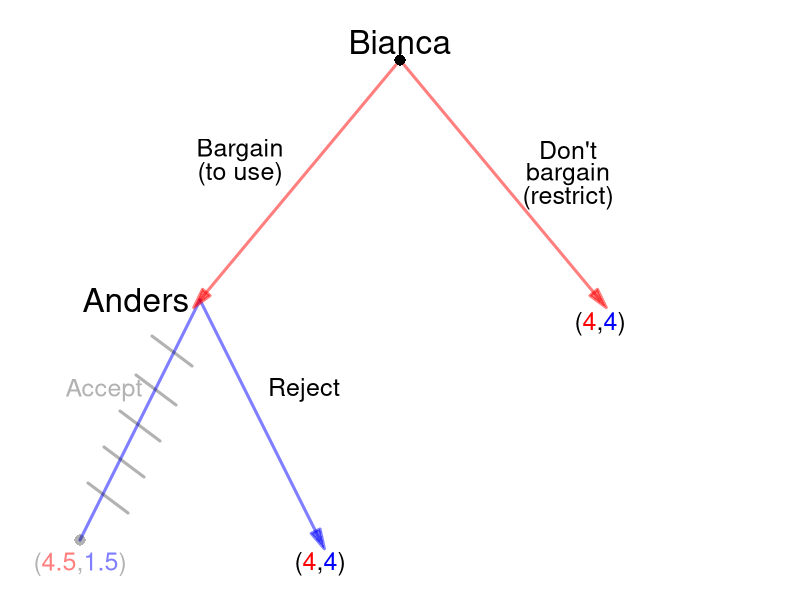

This figure's R source:
require(shape)
pdf(file = "what_can_markets_do/sequential_coase_restricted_solved.pdf", width = 9, height = 7)

#Set parameters for graphics
axislabelsize <- 1.5
labelsize <- 2
actionlabelsize <- 1.5
graphlinewidth <- 3
segmentlinewidth <- 2
nodesize <- 1.5
fadelevel <- 0.3

COL <- c("#7fc97f", "#beaed4", "#fdc086", "#ffff99", "#386cb0", "#f0027f", "#bf5b17", "#666666")
COLA <- c("#99d8c9","#66c2a4","#41ae76", "#238b45", "#005824")
COLB <- c("#4eb3d3", "#2b8cbe", "#0868ac","#084081")

par(mar =  c(0, 0, 0, 0))

xlims <- c(0, 10)
ylims <- c(0, 10)

npts <- 501 
x <- seq(xlims[1], xlims[2], length.out = npts)
y <- seq(ylims[1], ylims[2], length.out = npts) 

plot(0, 0, xlim = xlims, ylim = ylims, type = "n",
     xlab = expression(paste("")),
     ylab = expression(paste("")), 
     xaxt = "n", 
     yaxt = "n", 
     cex.lab = axislabelsize, 
     bty = "n",
     xaxs="i", 
     yaxs="i")

ticksy <- seq(from = 0, to = ylims[2], by = 2)
ylabels <- seq(from = 0, to = ylims[2], by = 2)
ticksx <- seq(from = 0, to = xlims[2], by = 2)
xlabels <- seq(from = 0, to = xlims[2], by = 2)

#segments(5, 9, 2.5, 5, lty = 1, col = rgb(0, 0, 1, 0.5), lwd = graphlinewidth)


#Branches for Bianca
#From Anders planting early
#Bianca plants early
#Arrows(2.5, 5, 1, 1, col = rgb(1, 0, 0, 0.5), lty = 1, lwd = 3, arr.type = "triangle")
segments(2.5, 5, 1, 1, lty = 1, col = rgb(0, 0, 1, 0.5), lwd = graphlinewidth)

#Bianca plants late
#segments(2.5, 5, 4, 1, lty = 1, col = rgb(1, 0, 0, fadelevel), lwd = graphlinewidth)
Arrows(2.5, 5, 4, 1, col = rgb(0, 0, 1, 0.5), lty = 1, lwd = 3, arr.type = "triangle")

#Branches for Anders
#Plant early
Arrows(5, 9, 2.5, 5, col = rgb(1, 0, 0, 0.5), lty = 1, lwd = 3, arr.type = "triangle")


#From Anders plants late
#Bianca plants early
#segments(7.5, 5, 6, 1, lty = 1, col = rgb(1, 0, 0, 0.5), lwd = graphlinewidth)
#Arrows(7.5, 5, 6, 1, col = rgb(1, 0, 0, 0.5), lty = 1, lwd = 3, arr.type = "triangle")

#Bianca plants late
#segments(7.5, 5, 9, 1, lty = 1, col = rgb(1, 0, 0, 0.5), lwd = graphlinewidth)

#Anders plays Don't Bargain
#segments(5, 9, 7.5, 5, lty = 1, col = rgb(0, 0, 1, fadelevel), lwd = graphlinewidth)
Arrows(5, 9, 7.5, 5, col = rgb(1, 0, 0, 0.5), lty = 1, lwd = 3, arr.type = "triangle")


#Initial node
points(5, 9, pch = 16, col = "black", cex = nodesize)

#P1 Nodes
#points(2.5, 5, pch = 16, col = "black", cex = nodesize)
#points(7.5, 5, pch = 16, col = rgb(0,0,0,fadelevel), cex = nodesize)

#P2 Terminal Nodes
points(1, 1, pch = 16, col = rgb(0,0,0,fadelevel), cex = nodesize)
#points(4, 1, pch = 16, col = rgb(0,0,0,fadelevel), cex = nodesize)
#points(6, 1, pch = 16, col = rgb(0,0,0,fadelevel), cex = nodesize)
#points(9, 1, pch = 16, col = rgb(0,0,0,fadelevel), cex = nodesize)

text(5, 9.3, expression(paste("Bianca")), cex = labelsize)
text(3, 7.5, expression(paste("Bargain")), cex = actionlabelsize)
text(3, 7.1, expression(paste("(to use)")), cex = actionlabelsize)
text(7.1, 7.5, expression(paste("Don't")), cex = actionlabelsize)
text(7.1, 7.1, expression(paste("bargain")), cex = actionlabelsize)
text(7.1, 6.7, expression(paste("(restrict)")), cex = actionlabelsize)

text(1.7, 5, expression(paste("Anders")), cex = labelsize)
text(1.3, 3.5, expression(paste("Accept")), cex = actionlabelsize, col = rgb(0,0,0,fadelevel))
#text(1.3, 3.1, expression(paste("early")), cex = actionlabelsize)
text(3.8, 3.5, expression(paste("Reject")), cex = actionlabelsize)
#text(3.8, 3.1, expression(paste("late")), cex = actionlabelsize, col = rgb(0,0,0,fadelevel))


#text(8.2, 5, expression(paste("Bianca")), cex = labelsize, col = rgb(0,0,0,fadelevel))
#text(6.1, 3.5, expression(paste("Restrict")), cex = actionlabelsize)
#text(6.1, 3.1, expression(paste("early")), cex = actionlabelsize, col = rgb(0,0,0,fadelevel))
#text(9.25, 3.5, expression(paste("Use")), cex = actionlabelsize, col = rgb(0,0,0,fadelevel))
#text(9.25, 3.1, expression(paste("unrestricted")), cex = actionlabelsize, col = rgb(0,0,0,fadelevel))

#Payoffs 
text(1, .6, expression("(" * phantom("4.5") * "," * phantom("1.5") * ")"), cex = actionlabelsize, col = rgb(0,0,0,fadelevel))
text(1, .6, expression(phantom("(") * "4.5" * phantom(",") * phantom("1.5") * phantom(")")), col = rgb(1, 0, 0, 0.5, fadelevel),  cex = actionlabelsize)
text(1, .6, expression(phantom("(") * phantom("4.5") * phantom(",") * "1.5" * phantom(")")), col = rgb(0, 0, 1, 0.5, fadelevel), cex = actionlabelsize)

text(4, .6, expression("(" * phantom("4") * "," * phantom("4") * ")"), cex = actionlabelsize)
text(4, .6, expression(phantom("(") * "4" * phantom(",") * phantom("4") * phantom(")")), col = rgb(1, 0, 0, 1),  cex = actionlabelsize)
text(4, .6, expression(phantom("(") * phantom("4") * phantom(",") * "4" * phantom(")")), col = rgb(0, 0, 1, 1), cex = actionlabelsize)

text(7.5, 4.6, expression("(" * phantom("4") * "," * phantom("4") * ")"), cex = actionlabelsize)
text(7.5, 4.6, expression(phantom("(") * "4" * phantom(",") * phantom("4") * phantom(")")), col = rgb(1, 0, 0, 1),  cex = actionlabelsize)
text(7.5, 4.6, expression(phantom("(") * phantom("4") * phantom(",") * "4" * phantom(")")), col = rgb(0, 0, 1, 1), cex = actionlabelsize)

#Cutting branch plant late when A plants early
# segments(2.6, 3.9, 3.1, 4.4, lty = 1, col = rgb(0,0,0,fadelevel), lwd = graphlinewidth)
# segments(2.8, 3.25, 3.3, 3.75, lty = 1, col = rgb(0,0,0,fadelevel), lwd = graphlinewidth)
# segments(3, 2.65, 3.5, 3.15, lty = 1, col = rgb(0,0,0,fadelevel), lwd = graphlinewidth)
# segments(3.2, 2.05, 3.7, 2.55, lty = 1, col = rgb(0,0,0,fadelevel), lwd = graphlinewidth)
# segments(3.4, 1.45, 3.9, 1.95, lty = 1, col = rgb(0,0,0,fadelevel), lwd = graphlinewidth)


#Cutting branch plant late when A plants
# segments(7.4, 3.9, 6.9, 4.4, lty = 1, col = rgb(0,0,0,fadelevel), lwd = graphlinewidth)
# segments(7.2, 3.25, 6.7, 3.75, lty = 1, col = rgb(0,0,0,fadelevel), lwd = graphlinewidth)
# segments(7, 2.65, 6.5, 3.15, lty = 1, col = rgb(0,0,0,fadelevel), lwd = graphlinewidth)
# segments(6.8, 2.05, 6.3, 2.55, lty = 1, col = rgb(0,0,0,fadelevel), lwd = graphlinewidth)
# segments(6.6, 1.45, 6.1, 1.95, lty = 1, col = rgb(0,0,0,fadelevel), lwd = graphlinewidth)

#Cutting branch plant late for A given B's actions
# segments(5.25, 7.9, 5.75, 8.4, lty = 1, col = rgb(0,0,0,fadelevel), lwd = graphlinewidth)
# segments(5.65, 7.3, 6.15, 7.8, lty = 1, col = rgb(0,0,0,fadelevel), lwd = graphlinewidth)
# segments(6.05, 6.7, 6.55, 7.2, lty = 1, col = rgb(0,0,0,fadelevel), lwd = graphlinewidth)
# segments(6.45, 6.1, 6.95, 6.6, lty = 1, col = rgb(0,0,0,fadelevel), lwd = graphlinewidth)
# segments(6.85, 5.5, 7.35, 6, lty = 1, col = rgb(0,0,0,fadelevel), lwd = graphlinewidth)



#Cutting branch plant late when A plants early
#segments(7.6, 3.9, 8.1, 4.4, lty = 1, col = rgb(0,0,0,fadelevel), lwd = graphlinewidth)
#segments(7.8, 3.25, 8.3, 3.75, lty = 1, col = rgb(0,0,0,fadelevel), lwd = graphlinewidth)
#segments(8, 2.65, 8.5, 3.15, lty = 1, col = rgb(0,0,0,fadelevel), lwd = graphlinewidth)
#segments(8.2, 2.05, 8.7, 2.55, lty = 1, col = rgb(0,0,0,fadelevel), lwd = graphlinewidth)
#segments(8.4, 1.45, 8.9, 1.95, lty = 1, col = rgb(0,0,0,fadelevel), lwd = graphlinewidth)



#Cutting branch plant late when A plants
segments(2.4, 3.9, 1.9, 4.4, lty = 1, col = rgb(0,0,0,fadelevel), lwd = graphlinewidth)
segments(2.2, 3.25, 1.7, 3.75, lty = 1, col = rgb(0,0,0,fadelevel), lwd = graphlinewidth)
segments(2, 2.65, 1.5, 3.15, lty = 1, col = rgb(0,0,0,fadelevel), lwd = graphlinewidth)
segments(1.8, 2.05, 1.3, 2.55, lty = 1, col = rgb(0,0,0,fadelevel), lwd = graphlinewidth)
segments(1.6, 1.45, 1.1, 1.95, lty = 1, col = rgb(0,0,0,fadelevel), lwd = graphlinewidth)


dev.off()
